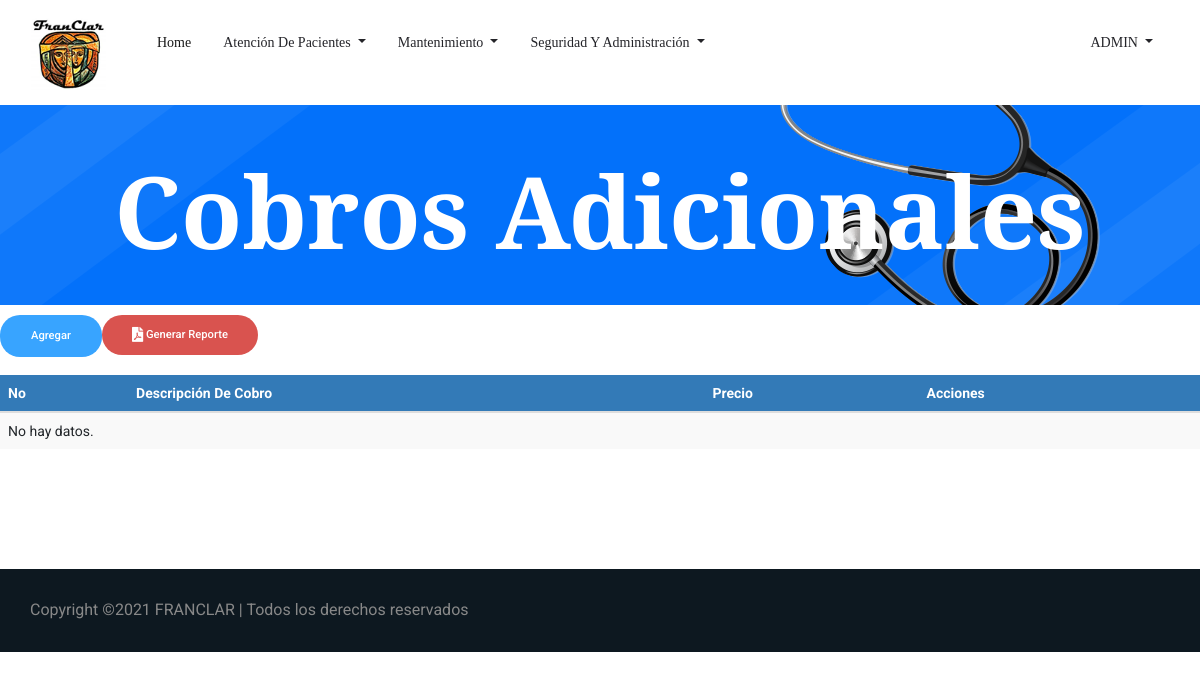
/cobros_adicionales.php (signed in), run on an earlier commit of the app's database.
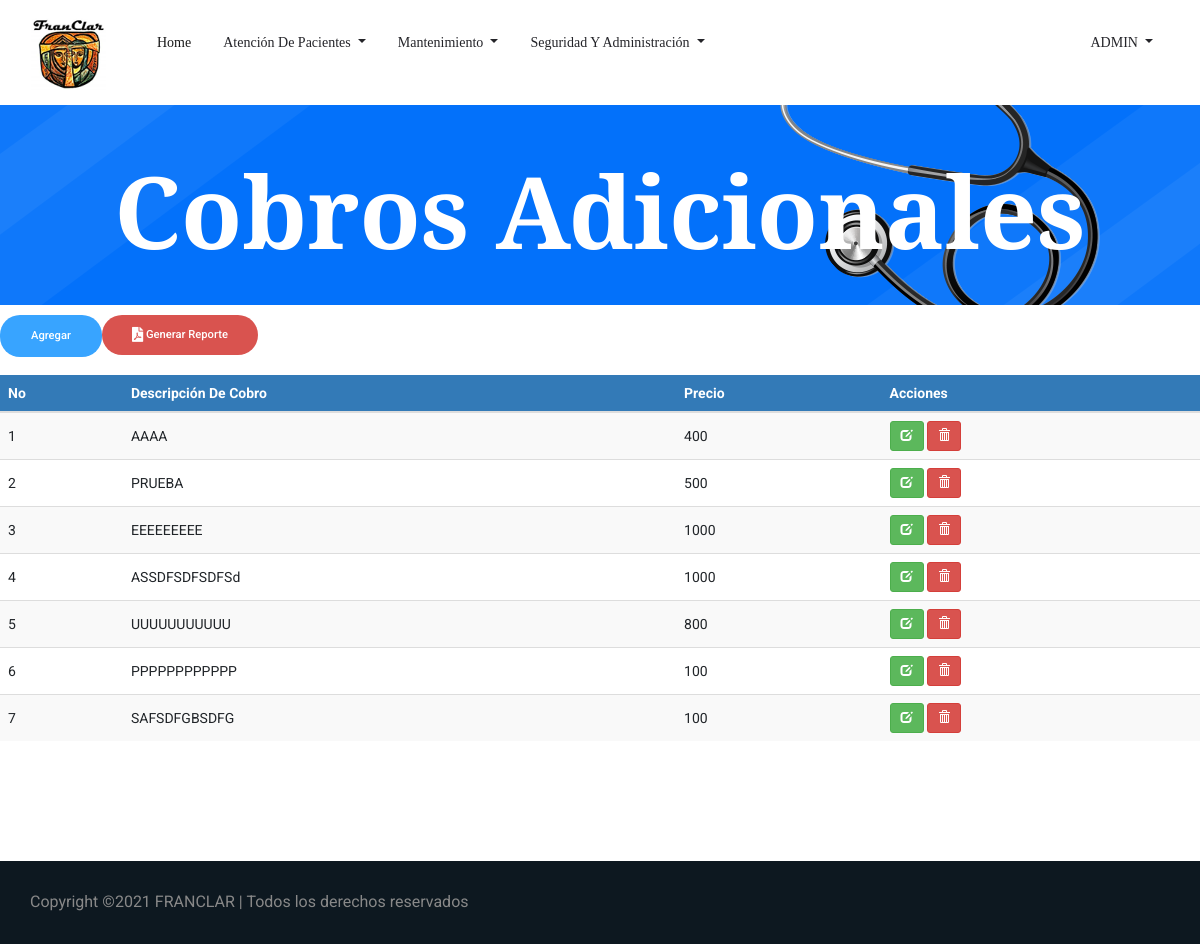
And on a later commit of the database.
### tables this page shows
CREATE TABLE `tbl_cobros_adicionales` (
  `ID_Cobro_adicional` int(11) NOT NULL,
  `Descripcion_Cobro` varchar(100) NOT NULL,
  `Precio_Cobro` int(11) NOT NULL
);

### cobros_adicionales.php (the view, shortened to what this page needs)
<!doctype html>
<html lang="es">
<?php
include 'head.php'
?>
<body>
    <?php
    include 'header.php';
    ?>
    <section class="breadcrumb_part breadcrumb_bg">
        <div class="container">
            <div class="row">
                <div class="col-lg-12">
                    <div class="breadcrumb_iner">
                        <div class="breadcrumb_iner_item">
                            <h2>Cobros Adicionales</h2>
                        </div>
                    </div>
                </div>
            </div>
        </div>
    </section>
	 <?php
	  $rolUsuario=$_SESSION['ID_Rol'];
	 $sql=("SELECT * FROM tbl_permisos WHERE id_objeto=9 AND id_rol=$rolUsuario");
		$query=mysqli_query($con,$sql);
		if(mysqli_num_rows($query)>0){
			$row = mysqli_fetch_assoc($query);
			$permiso= $row['permiso_insertar'];
			$permiso_eliminar= $row['permiso_eliminar'];
			$permiso_actualizar=$row['permiso_actualizar'];
		}if ($permiso==0){
		 echo '<div class="alert alert-danger alert-dismissable"><button type="button" class="close" data-dismiss="alert" aria-hidden="true">&times;</button>"usuario no tiene permisos para agregar nuevo"</div>';
		}else{?>
		<form class="form-inline my-2 my-lg-0 float-left">
			<a href="agregar_cobro_adicional.php" class="genric-btn info circle">Agregar</a>
		</form>
		<form class="form-inline my-2 my-lg-0 float-left">
			<a class="genric-btn btn-danger circle" onclick="pdfDinamico(this)" id="pdf_cobros_adicionales" href="#">
			<i class="fas fa-file-pdf fa-lg"> </i> Generar Reporte</a>
    	</form>
	   <br>
		<br>
		<br>
		<?php } ?>
		<div class="table-responsive">
			<table id="datatableUsuarios" class="table table-striped table-hover">
			<thead>
				<tr>
                    <th>No</th>
					<th>Descripción De Cobro</th>
					<th>Precio</th>
					<th>Acciones</th>
				</tr>
				</thead>
				<tbody>
				<?php
				$sql = mysqli_query($con, "SELECT * FROM tbl_cobros_adicionales");
				if(mysqli_num_rows($sql) == 0){
					echo '<tr><td colspan="8">No hay datos.</td></tr>';
				}else{
					while($row = mysqli_fetch_assoc($sql)){
						($permiso_eliminar==1)?$boton='<a href="cobros_adicionales.php?aksi=delete&nik='.$row['ID_Cobro_adicional'].'" title="Eliminar" onclick="return confirm(\'¿Está seguro de borrar los datos del cobro adicional '.$row['Descripcion_Cobro'].'?\')" class="btn btn-danger btn-sm"><span class="glyphicon glyphicon-trash" aria-hidden="true"></span></a>':$boton='<a  title="Eliminar"  onClick="permiso()" class="btn btn-warning btn-sm"><span class="glyphicon glyphicon-trash" aria-hidden="true"></span></a>';
						($permiso_actualizar==1)?$boton2='<a href="editar_cobro_adicional.php?nik='.$row['ID_Cobro_adicional'].'" title="Editar datos" class="btn btn-success btn-sm"><span class="glyphicon glyphicon-edit" aria-hidden="true"></span></a>':$boton2='<a  title="Editar datos" onClick="permiso()" class="btn btn-warning btn-sm"><span class="glyphicon glyphicon-edit" aria-hidden="true"></span></a>';
						echo '
						<tr>
                            <td>'.$row['ID_Cobro_adicional'].'</td>
							<td>'.$row['Descripcion_Cobro'].'</td>
							<td>'.$row['Precio_Cobro'].'</td>
							<td>'.$boton2.' '.$boton.'</td>
						</tr>
						';
					}
				}
				?>
				</tbody>
			</table>
		 </div>
		 <br><br><br><br><br>
    <?php
        include 'Copyright.php'
    ?>
</body>
</html>

What changed in the data, as far as the page shows it:
added tbl_cobros_adicionales: ID_Cobro_adicional "1", Descripcion_Cobro "AAAA", Precio_Cobro "400"
added tbl_cobros_adicionales: ID_Cobro_adicional "2", Descripcion_Cobro "PRUEBA", Precio_Cobro "500"
added tbl_cobros_adicionales: ID_Cobro_adicional "3", Descripcion_Cobro "EEEEEEEEE", Precio_Cobro "1000"
added tbl_cobros_adicionales: ID_Cobro_adicional "4", Descripcion_Cobro "ASSDFSDFSDFSd", Precio_Cobro "1000"
added tbl_cobros_adicionales: ID_Cobro_adicional "5", Descripcion_Cobro "UUUUUUUUUUU", Precio_Cobro "800"
added tbl_cobros_adicionales: ID_Cobro_adicional "6", Descripcion_Cobro "PPPPPPPPPPPP", Precio_Cobro "100"
added tbl_cobros_adicionales: ID_Cobro_adicional "7", Descripcion_Cobro "SAFSDFGBSDFG", Precio_Cobro "100"
Also different on the page:
text no longer shown: "No hay datos."
